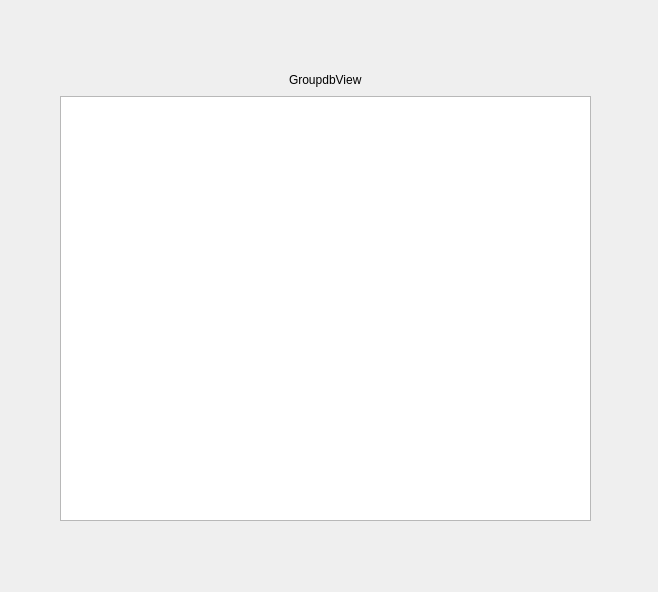
<?xml version="1.0" encoding="UTF-8"?>
<ui version="4.0">
 <class>GroupdbDialog</class>
 <widget class="QDialog" name="GroupdbDialog">
  <property name="geometry">
   <rect>
    <x>0</x>
    <y>0</y>
    <width>658</width>
    <height>592</height>
   </rect>
  </property>
  <property name="windowTitle">
   <string>Dialog</string>
  </property>
  <widget class="QWidget" name="layoutWidget">
   <property name="geometry">
    <rect>
     <x>60</x>
     <y>70</y>
     <width>531</width>
     <height>451</height>
    </rect>
   </property>
   <layout class="QVBoxLayout" name="verticalLayout">
    <item>
     <layout class="QHBoxLayout" name="horizontalLayout">
      <item>
       <spacer name="horizontalSpacer">
        <property name="orientation">
         <enum>Qt::Horizontal</enum>
        </property>
        <property name="sizeHint" stdset="0">
         <size>
          <width>40</width>
          <height>20</height>
         </size>
        </property>
       </spacer>
      </item>
      <item>
       <widget class="QLabel" name="label">
        <property name="text">
         <string>GroupdbView</string>
        </property>
       </widget>
      </item>
      <item>
       <spacer name="horizontalSpacer_2">
        <property name="orientation">
         <enum>Qt::Horizontal</enum>
        </property>
        <property name="sizeHint" stdset="0">
         <size>
          <width>40</width>
          <height>20</height>
         </size>
        </property>
       </spacer>
      </item>
     </layout>
    </item>
    <item>
     <widget class="QTableView" name="tableView"/>
    </item>
   </layout>
  </widget>
 </widget>
 <resources/>
 <connections/>
</ui>
